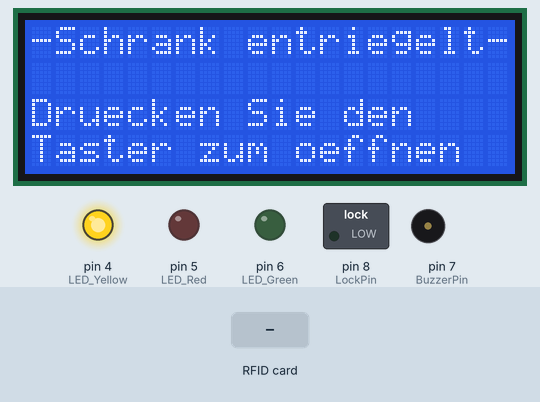
Recording of a sketch running on a simulated Arduino Uno, built with avr-gcc and run on an emulated ATmega328P. Parts: 20×4 character LCD, switched loads named in the sketch (green lamp = pin HIGH), output pins drawn as LEDs (lit = HIGH), buzzer (waves = sounding). Inputs (shaded band) come from the test bench. Pins used as bus, display or sensor lines are not drawn; what the sketch prints to the serial monitor is not drawn.

Above: at 3.5 s.
3.6 s: RFID card 5E 7A 19 C4 held to the reader
At 4.5 s:
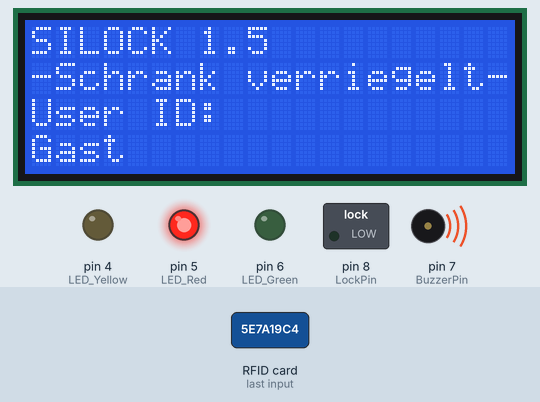
At 5.9 s:
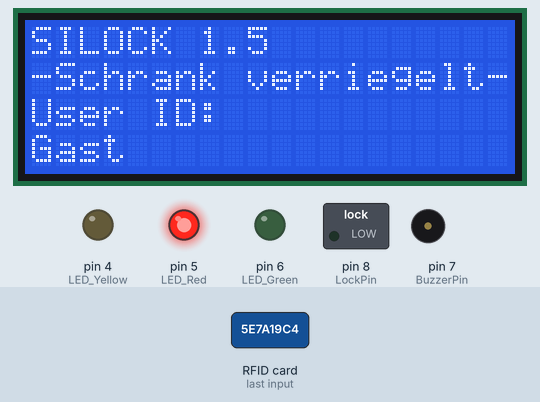
6.2 s: RFID card 5E 7A 19 C4 held to the reader
At 6.54 s:
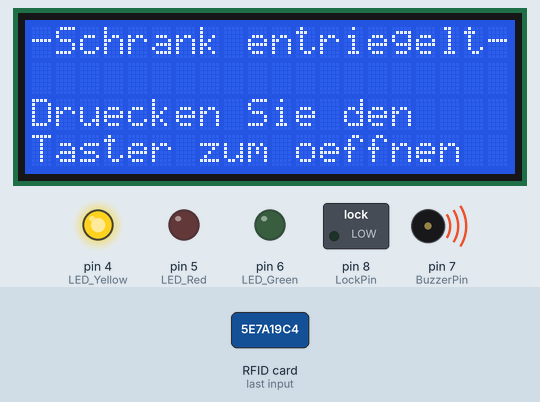
Timing chart, 0 to 9.2 s (numbered marks = the images above; inputs shaded):
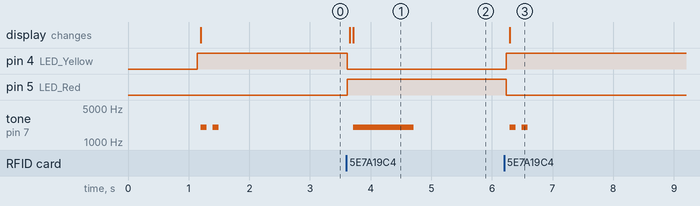

The sketch:

RFIDSHEESH_read_I2C_Relais_UnlockButton_V1.6.ino
```cpp
#include <SPI.h>
#include <MFRC522.h>
#include <Wire.h>
#include <LiquidCrystal_I2C.h>


//MFRC522 mfrc522(SS_PIN, RST_PIN);
LiquidCrystal_I2C lcd(0x3F, 20, 4); // set the LCD address to 0x3F for a 16 chars and 2 line display

int ButtonPin = 2; //Eventuell mit Interrupt

int LED_Yellow    = 4;
int LED_Red       = 5;
int LED_Green     = 6;

int BuzzerPin     = 7;
int LockPin       = 8;

#define     RST_PIN 9
#define     SS_PIN 10

MFRC522 mfrc522(SS_PIN, RST_PIN);

long   CardID      = 0;
bool   LockState   = 0;

String lastState   = "";
String text = "";

int minTime    = 1500; //Minimale Wartezeit zwischen ver- und entriegeln des Schranks in Millisekunden
int unlocktime = 5000; //Zeit die das Relais nach dem Öffnen anzieht

long long TimeA;

long CardActual = 0;
long code = 0;

long Whitelist[]  = {331260, 2312360};
String KnownUsers[] = {".Mandorf", "2234520.Stoll", ".Fecke", "572260.Keßler", "331260.Hugger"};
char Trennzeichen = ".";


void setup()
{

  //Hier wird die Startbotschaft für eine Sekunde auf dem Display angezeigt
  lcd.init();
  lcd.backlight();
  lcd.setCursor(0, 0);
  lcd.print("Herzlich Willkommen!");
  lcd.setCursor(5, 2);
  lcd.print("SILOCK 1.5");
  delay(1000);

  //Die Kommunikation mit dem RIFD Sensor wird aufgebaut
  Serial.begin(9600); //Die Baudrate von 9600 Einheiten pro Sekunde wird eingestellt
  SPI.begin();
  mfrc522.PCD_Init(); //Der RIFD Sensor wird initialisiert

  //Die Ausgangspins werden deklariert
  pinMode (LED_Red,     OUTPUT);          // Der LEDPin ist jetzt ein Ausgang
  pinMode (LED_Green,   OUTPUT);        // Der LEDPin ist jetzt ein Ausgang
  pinMode (LED_Yellow,  OUTPUT);       // Der LEDPin ist jetzt ein Ausgang
  pinMode (BuzzerPin,   OUTPUT);        // Der BuzzerPin ist jetzt ein Ausgang
  pinMode (LockPin,     OUTPUT);          // Der LockPin ist jetzt ein Ausgang

  //Der Pin an dem der Button angeschlossen wird wird als Eingang definiert
  pinMode (ButtonPin,   INPUT);

  //Nach dem Neustart wird das Schloss eintriegelt
  VisualFeedback("entsperrt");

  //
  LockState = true;
}

void loop()
{
  if ( ! mfrc522.PICC_IsNewCardPresent()) { //Überprüft, ob eine Karte vor auf dem Scanner liegt
    lastState = "noCard";
    //Serial.println("keine Karte vorhanden");
    return;
  }

  if ( ! mfrc522.PICC_ReadCardSerial()) {   //Überprüft, ob eine lesbare Karte vor auf dem scanner liegt
    Serial.println("Karte kk");
    delay(5000);
    return;
  }

  /*if(!mfrc522.PICC_ReadCardSerial()){   //Überprüft, ob eine lesbare Karte vor auf dem Scanner liegt
    Serial.println("Karte kk");
    return;}*/

  if (!CardID)
  {
    //lcd.clear();
    CardID = scan();

    lastState = "CardSaved";
    TimeA = millis();

    LockState = false;
    VisualFeedback("versperrt");
  }
  else
  {
    CardActual = scan();
    long long passed = millis() - TimeA;

    if (CardActual == CardID && lastState == "noCard" && minTime <= passed )
    {
      CardID = 0;
      VisualFeedback("entsperrt");
      LockState = false;
      delay(1000);
    }

    else if (CardActual != CardID)
    {
      audioFeedback(false);
    }
  }

  Serial.println("Loop done");

} //Main Loop beendet

String Namecheck(long CardID)
{
  String Name;

  for (int i = 0; i < 5 ; i++)
  {
    text = KnownUsers[i];
    int a = text.indexOf(".", 0);

    String PredefinedName = text.substring(a + 1);
    String PredefinedCardID = text.substring(0,a);

    if(PredefinedCardID==String(CardID)){
      Name=PredefinedName;
      Serial.println("User recognised");
    }
    else{
      Name="Gast";
      Serial.println("Guest recognised");
    }
  }
  return Name;
}

void unlock()
{
  digitalWrite(LockPin, HIGH);
  VisualFeedback("geöffnet");
  delay(1000);
  digitalWrite(LockPin, LOW);
}

long scan()
{
  long Kartennummer = 0;
  for (byte i = 0; i < mfrc522.uid.size; i++){
    Kartennummer = ((Kartennummer + mfrc522.uid.uidByte[i]) * 10);
  }
  Serial.print("Die eingelesene Kartennummer lautet:");
  Serial.print(Kartennummer);
  Serial.println(".");
  return Kartennummer;
}

void VisualFeedback(String Operation)
{
  Serial.println("Feedback Methode reached");
  if(Operation=="versperrt"){

    //LED Ausgabe
    digitalWrite(LED_Red,HIGH);
    digitalWrite(LED_Yellow,LOW);
    digitalWrite(LED_Green,LOW);

    //LCD Ausgabe
    lcd.clear();
    lcd.setCursor(0, 0);
    lcd.print("SILOCK 1.5");

    lcd.setCursor(0, 1);
    lcd.print("-Schrank verriegelt-");

    lcd.setCursor(0, 2);
    lcd.print("User ID: ");

    lcd.setCursor(0, 3);
    lcd.print(Namecheck(CardID));

    //Buzzer
    tone(BuzzerPin, 2000, 1000);
    //audioFeedback(false);


  }
  else if(Operation=="entsperrt"){
    //LED Ausgabe
    digitalWrite(LED_Yellow,HIGH);
    digitalWrite(LED_Red,LOW);
    digitalWrite(LED_Green,LOW);

    //LCD Ausgabe
    lcd.clear();
    lcd.setCursor(0, 0);
    lcd.print("-Schrank entriegelt-");

    lcd.setCursor(0, 2);
    lcd.print("Druecken Sie den");

    lcd.setCursor(0, 3);
    lcd.print("Taster zum oeffnen");

    //Buzzer
    audioFeedback(true);

  }
  else if(Operation=="geöffnet"){
    //LED Ausgabe
    digitalWrite(LED_Green,HIGH);
    digitalWrite(LED_Yellow,LOW);
    digitalWrite(LED_Red,LOW);

  }
  else{
  Serial.println("Error 1337");
  lcd.clear();
  lcd.print("Error 1337");
  }
}

void Feedback(String status)
{
  String currentstate = status;

}

void audioFeedback(bool status)
{

  if (status) //Wenn die richtige Karte aufgelegt ist
  {
    tone(BuzzerPin, 2000, 100);
    delay (200);
    tone(BuzzerPin, 2000, 100);
    delay (1000);

    Serial.println("Richtige Karte");
  }

  else //Wenn die falsche Karte aufgelegt ist
  {
    tone(BuzzerPin, 3000, 100);
    delay(150);
    tone(BuzzerPin, 3000, 100);
    delay(150);
    tone(BuzzerPin, 3000, 100);
    delay(500);

    Serial.println("Falsche Karte");
  }
}
```

Measured:
- after the input at 3.6 s, pin 4 (LED_Yellow): HIGH → LOW at once; pin 5 (LED_Red): LOW → HIGH at once; tone on pin 7 (BuzzerPin): silent → 2000 Hz after 0.11 s, → silent 1.0 s later; the display: first changes after 0.05 s (image 1 shows a later state)
- after the input at 6.2 s, pin 4 (LED_Yellow): LOW → HIGH at once; pin 5 (LED_Red): HIGH → LOW at once; tone on pin 7 (BuzzerPin): alternates 2000 Hz for 0.10 s and silent for 0.10 s, 4 changes in all, then stays silent, starting after 0.09 s; the display: changes after 0.09 s (image 3)
